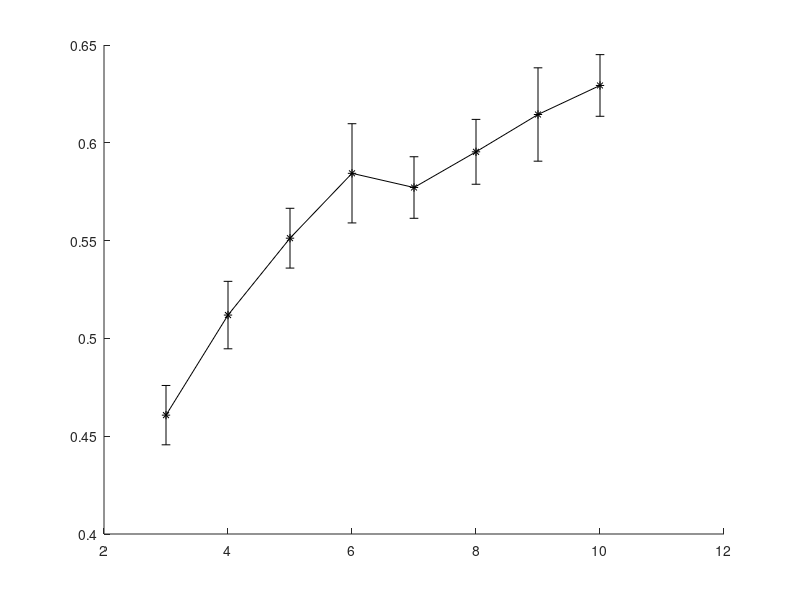

This chart was generated by the following MATLAB code: (Note: this script raises an error after producing the figure.)
load('Local_MVN.mat');
MSE_beta = reshape(mean(error_est,2),[numel(r_n),nmethod]);
std_beta = reshape(std(error_est,0,2),[numel(r_n),nmethod]);

figure
hold on 
p1 =  errorbar(r_n, MSE_beta(:,1), 3*std_beta(:,1)/sqrt(iters), 'k-*', 'LineWidth', 1.5, 'MarkerSize',9, 'MarkerFaceColor', 'k');
p2 = errorbar(r_n, MSE_beta(:,2), 3*std_beta(:,2)/sqrt(iters), 'g-^', 'LineWidth', 1.5, 'MarkerSize',9, 'MarkerFaceColor', 'g');
p3 = errorbar(r_n, MSE_beta(:,3), 3*std_beta(:,3)/sqrt(iters), 'b-s', 'LineWidth', 1.5, 'MarkerSize',9, 'MarkerFaceColor', 'b');
p4 = errorbar(r_n, MSE_beta(:,4), 3*std_beta(:,4)/sqrt(iters), 'r-o', 'LineWidth', 1.5, 'MarkerSize',9, 'MarkerFaceColor', 'r');
p5 = errorbar(r_n, MSE_beta(:,5), 3*std_beta(:,5)/sqrt(iters), 'm-+', 'LineWidth', 1.5, 'MarkerSize',9, 'MarkerFaceColor', 'b');
xlabel('r', 'FontSize', 14)
%ylabel('Relative Estiamtion error', 'FontSize', 14)
ax=gca;
ax.FontSize = 14;
xlim([min(r_n) max(r_n)])
xticks(r_n)
ylim([0 1.4])
yticks(0:0.2:1.4)
lh = legend([p1 p2 p3 p4 p5], {'naive','oracle','EM','EML','averaging'}, 'location', [0.416 0.7282 0.3661 0.1833]);
lh.NumColumns = 2;
lh.FontSize = 14;
lh.ItemTokenSize = [30 70];  
pos = get(lh,'Position');
legend('boxoff')
grid on
set(gcf, 'Color', 'w');
fig = gcf;
fig.Units               = 'centimeters';
fig.Position(3)         = 8;
fig.Position(4)         = 7;
hold off


